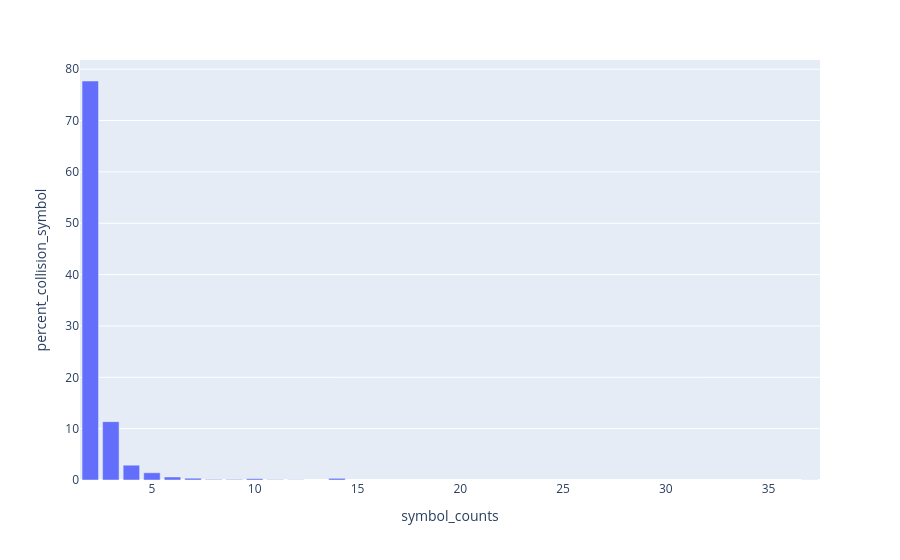

Source (notebook cell):
### Code cell
create_ambiguous_symbol_histogram(ncbi_ambiguous_symbol_counts, "NCBI", ncbi_ambiguous_symbol_set_count)

### Figure 1 — Plotly figure (JSON) as saved in the notebook; plotly's stock layout.template omitted (floating-point values rounded to 4 significant figures)
{"data": [{"alignmentgroup": "True", "hovertemplate": "symbol_counts=%{x}<br>percent_collision_symbol=%{y}<extra></extra>", "legendgroup": "", "marker": {"color": "#636efa", "pattern": {"shape": ""}}, "name": "", "offsetgroup": "", "orientation": "v", "showlegend": false, "textposition": "auto", "type": "bar", "x": [2, 3, 4, 5, 6, 7, 8, 9, 10, 11, 12, 14, 37], "xaxis": "x", "y": [77.7, 11.37, 2.879, 1.407, 0.5845, 0.3464, 0.1082, 0.1082, 0.2598, 0.06495, 0.0433, 0.3247, 0.02165], "yaxis": "y"}], "layout": {"barmode": "relative", "legend": {"tracegroupgap": 0}, "margin": {"t": 60}, "xaxis": {"anchor": "y", "domain": [0, 1], "title": {"text": "symbol_counts"}}, "yaxis": {"anchor": "x", "domain": [0, 1], "title": {"text": "percent_collision_symbol"}}}}
